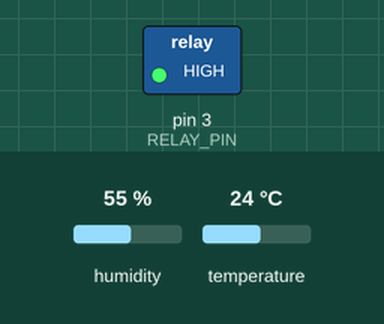
Recording of a sketch running on a simulated Arduino Uno, built with avr-gcc and run on an emulated ATmega328P. Shown: switched loads named in the sketch (green lamp = pin HIGH). Inputs (shaded band) come from the test bench; at power-on: temperature 24 °C, humidity 55 %. What the sketch prints to the serial monitor is not drawn.

Above: at 2.8 s.
2.9 s: temperature set to 15 °C
5.6 s: temperature set to 12 °C
At 7.3 s:
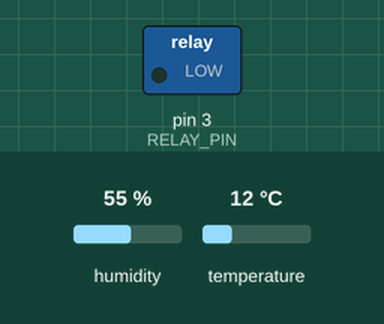
8.3 s: temperature set to 19 °C
At 10.9 s:
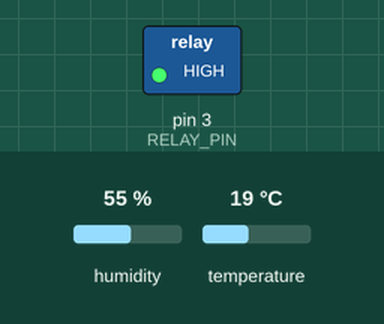
11.6 s: temperature set to 13 °C
At 13.3 s:
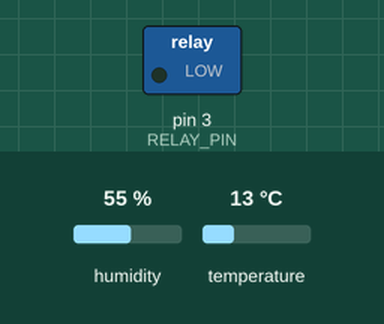
Timing chart, 0 to 14.8 s (numbered marks = the images above; inputs shaded):
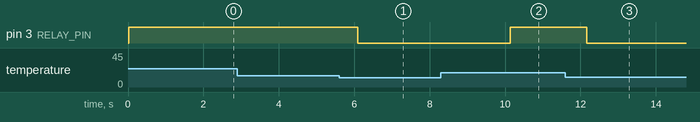

The sketch:

smartgreenhouse.ino
```cpp
#include "DHT.h"

#define DHTPIN 7
#define DHTTYPE DHT11
DHT dht(DHTPIN, DHTTYPE);

const int RELAY_PIN = 3;

void setup() {
  Serial.begin(9600);
  Serial.println(F("DHTxx test!"));
  pinMode(RELAY_PIN, OUTPUT);
  digitalWrite(RELAY_PIN, LOW);
}

// the loop function runs over and over again forever
void loop() {
  float h = dht.readHumidity();
  float t = dht.readTemperature();
  float f = dht.readTemperature(true);
  if (isnan(h) || isnan(t) || isnan(f)) {
    return;
  }
  if (t >= 14 ) {
    digitalWrite(RELAY_PIN, HIGH);

  } else {
    digitalWrite(RELAY_PIN, LOW);
  }
  Serial.print(t);
  Serial.print(F("°C "));
  delay(2000);
}
```

Measured:
- the behaviour switches between 14 and 13 °C on temperature (found by bisection; images 0 and 1)
- after the input at 2.9 s, every drawn part: stays the same
- after the input at 5.6 s, pin 3 (RELAY_PIN): HIGH → LOW after 0.50 s
- after the input at 8.3 s, pin 3 (RELAY_PIN): LOW → HIGH after 1.8 s
- after the input at 11.6 s, pin 3 (RELAY_PIN): HIGH → LOW after 0.57 s
